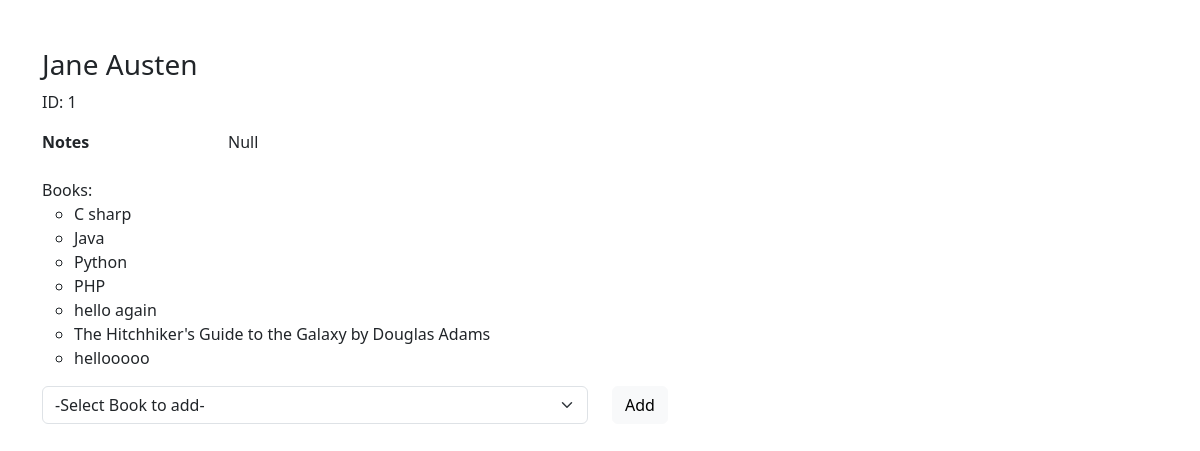
Screenshot of /authors/1 with the database file from the repository.
### books_authors/models.py (models this page shows)
class Author(models.Model):
    first_name = models.CharField(max_length=45)
    last_name = models.CharField(max_length=45)
    notes = models.TextField(default="Null")
    books = models.ManyToManyField(Book, related_name="authors")
    created_at = models.DateTimeField(auto_now_add=True)
    updated_at = models.DateTimeField(auto_now=True)

class Book(models.Model):
    title = models.CharField(max_length=255)
    desc = models.TextField()
    created_at = models.DateTimeField(auto_now_add=True)
    updated_at = models.DateTimeField(auto_now=True)

### books_authors/views.py (the view)
# urls.py: path('authors/<int:number>',views.viewAuthor),
def viewAuthor(request,number):
  author_to_grab=Author.objects.get(id=number)
  context={
            'author_to_grab':author_to_grab,
            'all_books':Book.objects.all(),
          }
  return render(request,"viewauthors.html",context)

### books_authors/templates/viewauthors.html (shortened to what this page needs)
<!DOCTYPE html>
<html lang="en">
  <head>
    <link
      href="https://cdn.jsdelivr.net/npm/bootstrap@5.3.0-alpha1/dist/css/bootstrap.min.css"
      rel="stylesheet"
    />
  </head>
  <body>
    <div class="container container-sm container-md mt-5">
      <div class="row">
        <hgroup>
          <h3>{{author_to_grab.first_name}} {{author_to_grab.last_name}}</h3>
          <p>ID: {{author_to_grab.id}}</p>
        </hgroup>
        <dl class="row">
          <dt class="col-sm-2">Notes</dt>
          <dd class="col-sm-9">
            {{author_to_grab.notes}}
          </dd>
        </dl>
      </div>
      <div>
        <ul class="list-unstyled">
          <li>
            Books:
            <ul>
              {%for book in author_to_grab.books.all%}
                <li>{{book.title}}</li>
              {%endfor%}
            </ul>
          </li>
        </ul>
        <div class="row">
          <div class="col-6">
            <form action="/addbooktoauthor" method="post">
              <select class="form-select" aria-label="Default select example" name="book_id">
                <option selected>-Select Book to add-</option>
              </select>
            </div>
            <div class="col-2">
              <button type="submit" class="btn btn-light">Add</button>
            </div>
          </div>
        </div>
      </div>
  </body>
</html>

### rows the page displays
Author: first_name "Jane", last_name "Austen", id "1", notes "Null"
Book: title "C sharp"
Book: title "Java"
Book: title "Python"
Book: title "PHP"
Book: title "hello again"
Book: title "The Hitchhiker's Guide to the Galaxy by Douglas Adams"
Book: title "hellooooo"
